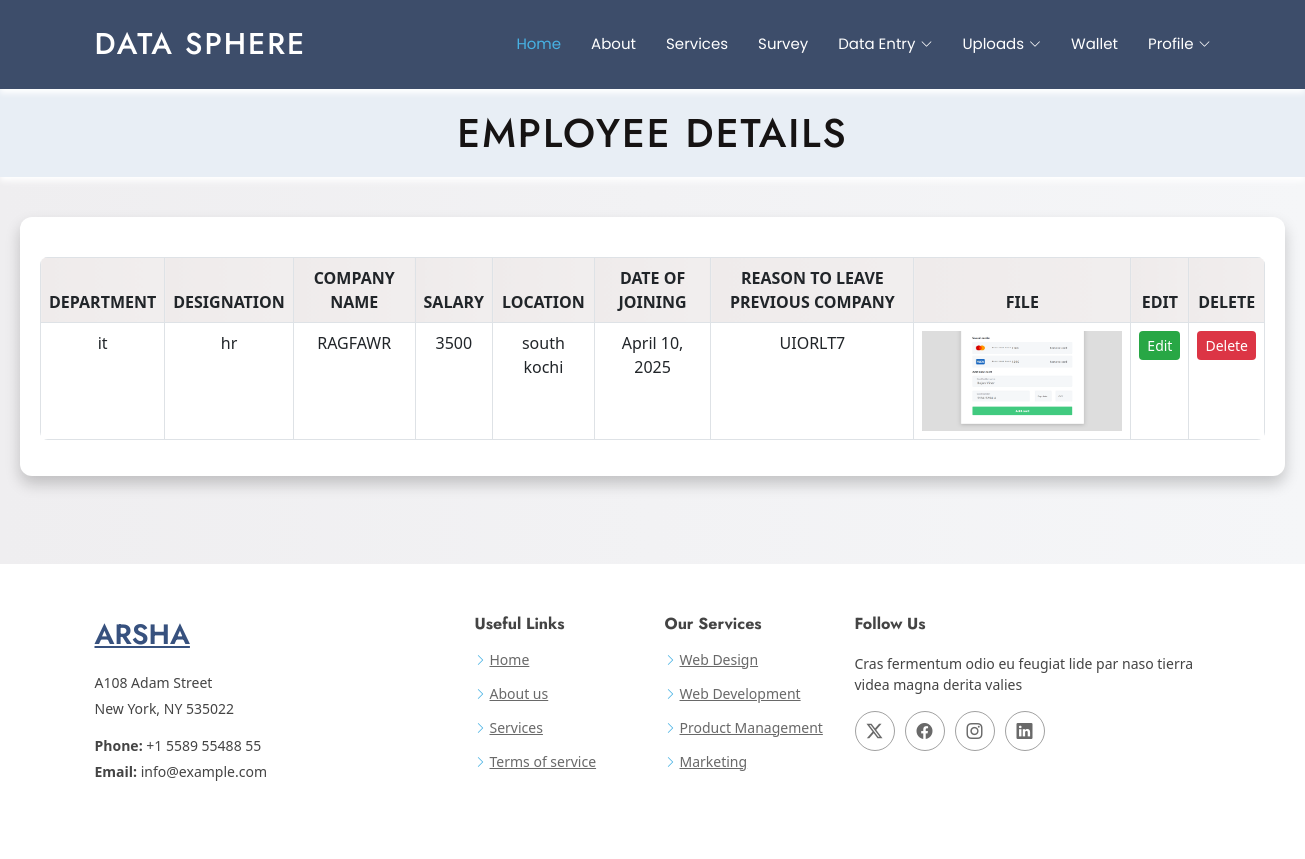
/employ_details_view/ (signed in), run on the app's committed database.
### Dataapp/models.py (models this page shows, shortened)
class EmployeeDetails(models.Model):
    file=models.FileField(upload_to='employee_files/',null=True, blank=True)
    department = models.CharField(max_length=100)
    designation = models.CharField(max_length=100)
    company_name = models.CharField(max_length=100,default="0")
    salary = models.IntegerField(default=0)
    location = models.CharField(max_length=100)
    date_of_joining = models.DateField()
    reason_to_leave_previous_company = models.TextField(blank=True, null=True)
    login=models.ForeignKey(User, on_delete=models.CASCADE,default=0)

### Dataapp/views.py (the view)
# urls.py: path('employ_details_view/',views.employ_details_view,name='employ_details_view'),
def employ_details_view(request):
    log=request.session['user_id']
    var=get_object_or_404(User,login_id=log)
    users=EmployeeDetails.objects.filter(login_id=var)
    return render(request,'user/employ_detils_view.html',{'users':users})

### Dataapp/templates/user/employ_detils_view.html (shortened to what this page needs)
{% extends "user/user_header.html" %}
{% load static %}
{% block content %}
{% load static %}
<!DOCTYPE html>
<html lang="en">
<head>
    <link href="https://cdn.jsdelivr.net/npm/bootstrap@5.3.0/dist/css/bootstrap.min.css" rel="stylesheet">
</head>
<body>
    <header>
        <h1>Employee Details</h1>
    </header>
    <main>
        <div class="table-container">
            <table class="table table-bordered table-hover">
                <thead>
                    <tr>
                        <th class="text-center">department</th>
                        <th class="text-center">designation </th>
                        <th class="text-center">Company Name</th>
                        <th class="text-center">Salary </th>
                        <th class="text-center">Location</th>
                        <th class="text-center">Date of joining</th>
                        <th class="text-center">Reason to leave previous company</th>
                        <th class="text-center">File</th>
                        <th class="text-center">Edit</th>
                        <th class="text-center">Delete</th>
                    </tr>
                </thead>
                <tbody>
                    {% for user in users %}
                    <tr>
                        <td>{{ user.department}}</td>
                        <td>{{ user.designation}}</td>
                        <td>{{ user.company_name}}</td>
                        <td>{{ user.salary}}</td>
                        <td>{{ user.location}}</td>
                        <td>{{ user.date_of_joining}}</td>
                        <td>{{ user.reason_to_leave_previous_company}}</td>
                        <td><img src="{{ user.file.url }}" alt="" height="100px" width="200px"></td>
                        <td><a href="{% url 'emp_edit' user.id %}" class="btn btn-success btn-sm">Edit</a></td>
                        <td><a href="{% url 'emp_del' user.id %}" class="btn btn-danger btn-sm">Delete</a></td>
                    </tr>
                    {% endfor %}
                </tbody>
            </table>
        </div>
    </main>
</body>
</html>
{% endblock %}

### Dataapp/static/user/assets/css/main.css (style rules this page uses)
:root { --default-font: "Open Sans", system-ui, -apple-system, "Segoe UI", Roboto, "Helvetica Neue", Arial, "Noto Sans", "Liberation Sans", sans-serif, "Apple Color Emoji", "Segoe UI Emoji", "Segoe UI Symbol", "Noto Color Emoji"; --heading-font: "Jost", sans-serif; --nav-font: "Poppins", sans-serif; }
:root { --background-color: #ffffff; --default-color: #444444; --heading-color: #37517e; --accent-color: #47b2e4; --surface-color: #ffffff; --contrast-color: #ffffff; }
:root { --nav-color: #ffffff; --nav-hover-color: #47b2e4; --nav-mobile-background-color: #ffffff; --nav-dropdown-background-color: #ffffff; --nav-dropdown-color: #444444; --nav-dropdown-hover-color: #47b2e4; }
:root { scroll-behavior: smooth; }
body { color: var(--default-color); background-color: var(--background-color); font-family: var(--default-font); }
a { color: var(--accent-color); text-decoration: none; transition: 0.3s; }
h1, h2, h3, h4, h5, h6 { color: var(--heading-color); font-family: var(--heading-font); }

### Dataapp/templates/user/employ_detils_view.html (style rules this page uses)
body { font-family: 'Segoe UI', Tahoma, Geneva, Verdana, sans-serif; margin: 0; padding: 0; background: linear-gradient(to right, #efeef0, #f5f6f8); color: #343a40; }
header { background-color: #e8eef5; color: rgb(22, 19, 19); padding: 20px; text-align: center; box-shadow: 0 4px 6px rgb(255, 255, 255); }
header h1 { margin: 0; font-size: 2.5rem; text-transform: uppercase; letter-spacing: 2px; }
main { padding: 20px; }
.table-container { margin: 20px auto; padding: 20px; background: white; border-radius: 12px; box-shadow: 0 8px 15px rgba(0, 0, 0, 0.2); }
table { width: 100%; border-collapse: collapse; margin: 20px 0; background-color: white; border-radius: 8px; overflow: hidden; }
table th, table td { padding: 15px; text-align: center; font-size: 1rem; color: white; }
table th { background: linear-gradient(to right, #efebeb, #f1eeee); color: white; font-weight: bold; text-transform: uppercase; }
table td a { color: white; font-weight: bold; text-decoration: none; padding: 8px 16px; border-radius: 4px; transition: all 0.3s ease; }
table td a.btn-success { background-color: #28a745; border: none; }
table td a.btn-danger { background-color: #dc3545; border: none; }

### data on the page
EmployeeDetails: department "it", designation "hr", company_name "RAGFAWR", salary "3500", location "south kochi", date_of_joining "April 10, 2025", reason_to_leave_previous_company "UIORLT7", file (picture)
